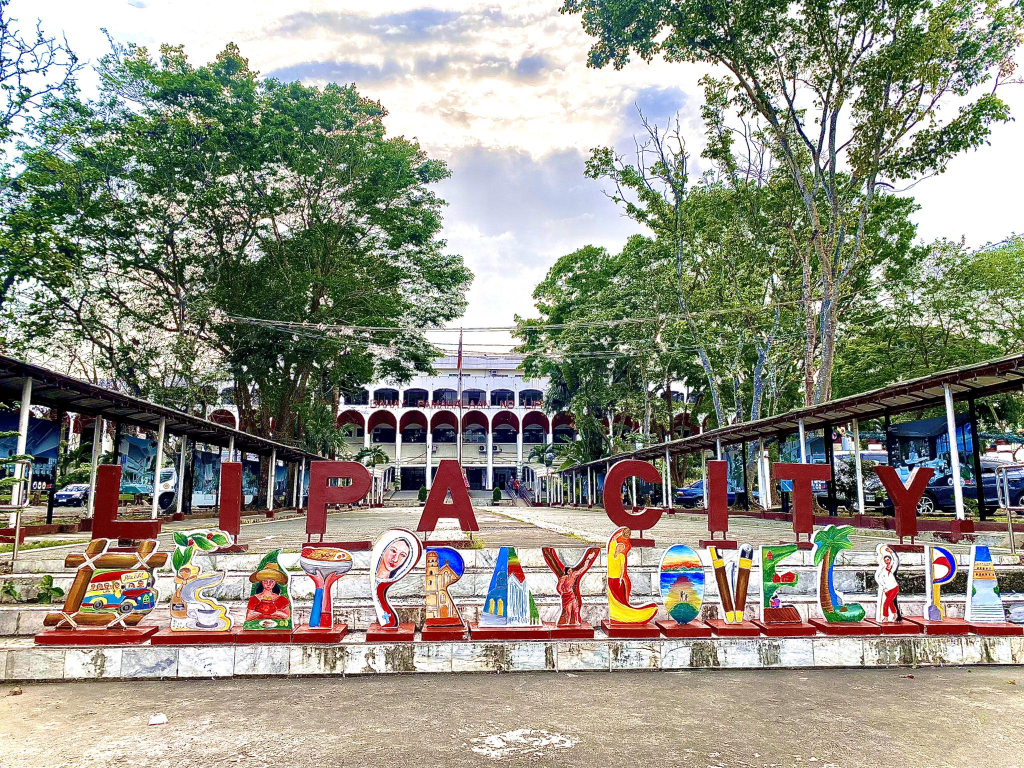
#> input picture ISKOMATS-master/src/assets/lipa.jpg, 2048 x 1536 px (shown at 1/2 size)
$ python -i tamper_ai_detector.py   (imports and definitions only)   (older library calls are emulated)
#> lines starting #> are read from the running program, lines starting #| are printed output that depends on the picture
import os
import io
import json
import logging
import base64
import cv2
import numpy as np
from PIL import Image, ImageChops, ImageEnhance, ExifTags

logger = logging.getLogger("iskomats-backend.tamper_ai_detector")

# Known software signatures used for digital editing/manipulation
EDITING_SOFTWARE_KEYWORDS = [
    'photoshop', 'canva', 'gimp', 'pixlr', 'paint.net', 'lightroom',
    'photoroom', 'affinity', 'krita', 'snapseed', 'picsart', 'illustrator',
    'coreldraw', 'acrobat', 'pdf2image', 'pdfscape', 'foxit', 'sejda'
]


def resolve_image_bytes(image_data):
    """Safely decode base64 strings, URLs, memoryviews, or byte arrays into raw image bytes."""
    if not image_data:
        return None
    if isinstance(image_data, memoryview):
        return image_data.tobytes()
    if isinstance(image_data, (bytes, bytearray)):
        return bytes(image_data)
    if isinstance(image_data, str):
        normalized = image_data.strip()
        if not normalized:
            return None
        if ',' in normalized:
            normalized = normalized.split(',')[1]
        try:
            return base64.b64decode(normalized)
        except Exception:
            if normalized.startswith('http'):
                try:
                    import urllib.request
                    req = urllib.request.Request(normalized, headers={'User-Agent': 'Mozilla/5.0'})
                    with urllib.request.urlopen(req, timeout=10) as resp:
                        return resp.read()
                except Exception as err:
                    logger.warning(f"[TAMPER DETECTOR] Failed to fetch URL {normalized[:40]}: {err}")
                    return None
    return None


def inspect_exif_metadata(image_bytes):
    """
    FotoForensics EXIF Inspection:
    Extracts embedded EXIF tags to check if editing software (Canva/Photoshop) was used
    or if the photo originated directly from a mobile camera sensor.
    """
    raw = resolve_image_bytes(image_bytes)
    if not raw:
        return {'edited': False, 'software_detected': None, 'is_camera_photo': False, 'exif_summary': 'No image data'}

    result = {
        'edited': False,
        'software_detected': None,
        'is_camera_photo': False,
        'camera_model': None,
        'exif_summary': 'No EXIF metadata present'
    }

    try:
        pil_img = Image.open(io.BytesIO(raw))
        exif_raw = pil_img._getexif()

        if not exif_raw:
            result['exif_summary'] = 'Raw image without camera EXIF metadata (often web export or screenshot).'
            return result

        exif_dict = {}
        for tag_id, val in exif_raw.items():
            tag_name = ExifTags.TAGS.get(tag_id, str(tag_id))
            exif_dict[tag_name] = str(val)

        # Check Camera Make/Model
        make = exif_dict.get('Make', '')
        model = exif_dict.get('Model', '')
        if make or model:
            result['is_camera_photo'] = True
            result['camera_model'] = f"{make} {model}".strip()

        # Check Software Tag
        software = exif_dict.get('Software', '') + " " + exif_dict.get('ProcessingSoftware', '') + " " + exif_dict.get('ImageDescription', '')
        software_lower = software.lower()

        for kw in EDITING_SOFTWARE_KEYWORDS:
            if kw in software_lower:
                result['edited'] = True
                result['software_detected'] = software.strip()
                result['exif_summary'] = f"Digital editing software detected in EXIF: '{software.strip()}'"
                return result

        if result['is_camera_photo']:
            result['exif_summary'] = f"Authentic camera metadata found ({result['camera_model']})"
        else:
            result['exif_summary'] = "EXIF present without explicit editing software flags"

    except Exception as exc:
        result['exif_summary'] = f"EXIF parsing error: {exc}"

    return result


# [351 lines left out: functions perform_error_level_analysis, detect_recapture_moire, detect_ai_generated_document, generate_ai_recommendation, not called in this run]


def run_full_security_audit(image_bytes, doc_type="Document", success=False, message="", meta=None):
    """
    Master Pre-Scan Entry Point:
    Runs EXIF inspection, ELA analysis, Recapture detection, AI generation scan,
    and produces an AI recommendation without modifying original image bytes or OCR logic.
    """
    meta = meta or {}
    exif_res = inspect_exif_metadata(image_bytes)
    ela_res = perform_error_level_analysis(image_bytes)
    recapture_res = detect_recapture_moire(image_bytes)
    ai_res = detect_ai_generated_document(image_bytes)

    audit_summary = {
        'exif': exif_res,
        'ela': ela_res,
        'recapture': recapture_res,
        'ai_generated': ai_res
    }

    ai_recommendation = generate_ai_recommendation(
        doc_type=doc_type,
        success=success,
        message=message,
        meta=meta,
        security_audit=audit_summary
    )

    is_flagged = (
        exif_res.get('edited') or
        ela_res.get('suspicious') or
        recapture_res.get('recaptured') or
        ai_res.get('is_ai_generated')
    )

    return {
        'security_flagged': bool(is_flagged),
        'audit': audit_summary,
        'recommendation': ai_recommendation
    }

>>> import cv2
>>> picture = cv2.imread('../../ISKOMATS-master/src/assets/lipa.jpg', cv2.IMREAD_GRAYSCALE)
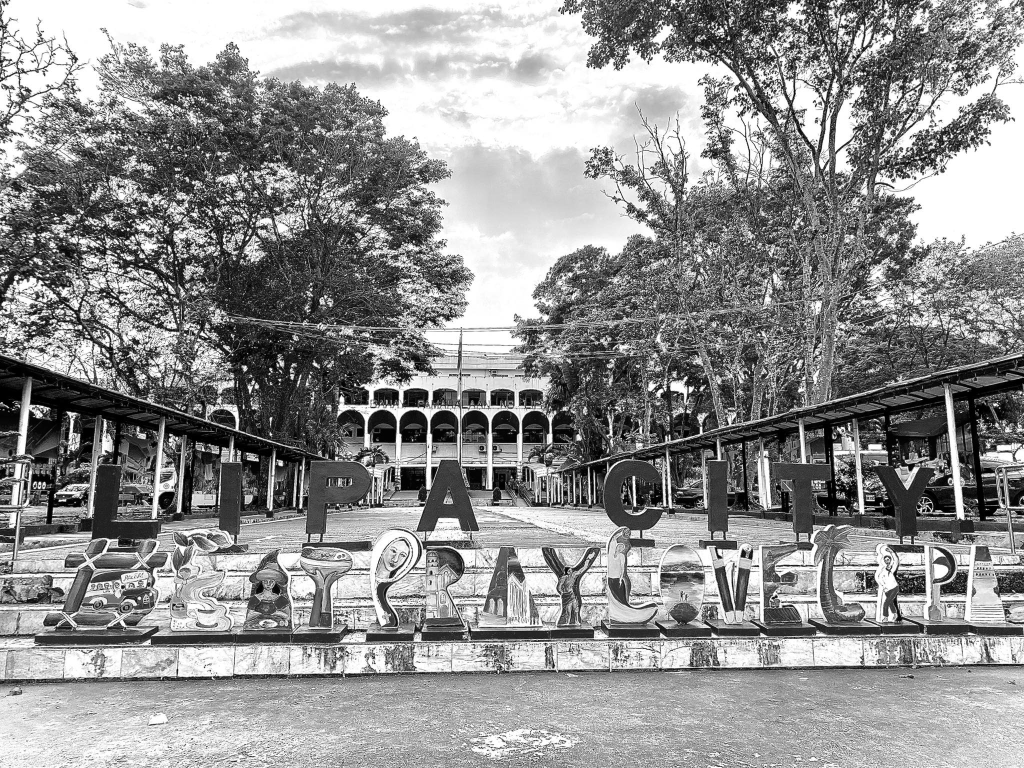
#> picture: shape (1536, 2048) (shown at 1/2 size); min 0, max 255, mean 144.5
>>> result = run_full_security_audit(picture)
#> (the run stopped early here; a loop or call above may not have finished)
